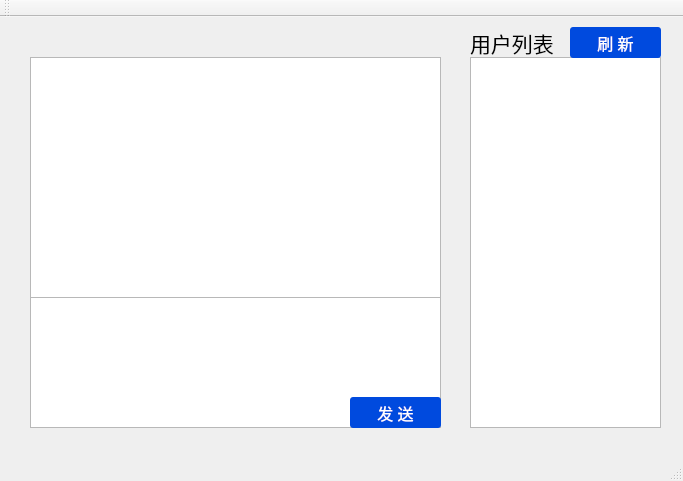
<?xml version="1.0" encoding="UTF-8"?>
<ui version="4.0">
 <class>MainWindow</class>
 <widget class="QMainWindow" name="MainWindow">
  <property name="geometry">
   <rect>
    <x>0</x>
    <y>0</y>
    <width>683</width>
    <height>481</height>
   </rect>
  </property>
  <property name="font">
   <font>
    <family>腾祥嘉丽纤圆繁</family>
    <pointsize>14</pointsize>
   </font>
  </property>
  <property name="windowTitle">
   <string>MainWindow</string>
  </property>
  <widget class="QWidget" name="centralWidget">
   <widget class="QLabel" name="label">
    <property name="geometry">
     <rect>
      <x>470</x>
      <y>10</y>
      <width>91</width>
      <height>31</height>
     </rect>
    </property>
    <property name="font">
     <font>
      <family>腾祥嘉丽纤圆繁</family>
      <pointsize>16</pointsize>
     </font>
    </property>
    <property name="autoFillBackground">
     <bool>false</bool>
    </property>
    <property name="styleSheet">
     <string notr="true">QLable { background-color: rgb(60, 60, 200); border-radius: 3px; color: rgb(255, 255, 255); } </string>
    </property>
    <property name="text">
     <string>用户列表</string>
    </property>
   </widget>
   <widget class="QListWidget" name="listWidget">
    <property name="geometry">
     <rect>
      <x>470</x>
      <y>40</y>
      <width>191</width>
      <height>371</height>
     </rect>
    </property>
   </widget>
   <widget class="QTextEdit" name="textEdit">
    <property name="geometry">
     <rect>
      <x>30</x>
      <y>280</y>
      <width>411</width>
      <height>131</height>
     </rect>
    </property>
   </widget>
   <widget class="QPushButton" name="pushButton">
    <property name="geometry">
     <rect>
      <x>350</x>
      <y>380</y>
      <width>91</width>
      <height>31</height>
     </rect>
    </property>
    <property name="font">
     <font>
      <family>腾祥嘉丽纤圆繁</family>
      <pointsize>12</pointsize>
     </font>
    </property>
    <property name="styleSheet">
     <string notr="true">QPushButton { background-color:rgb(0, 74, 222); border-radius: 3px; color: rgb(255, 255, 255); } QPushButton:hover { background-color:rgb(0, 84, 253); }</string>
    </property>
    <property name="text">
     <string>发 送</string>
    </property>
   </widget>
   <widget class="QTextBrowser" name="textBrowser">
    <property name="geometry">
     <rect>
      <x>30</x>
      <y>40</y>
      <width>411</width>
      <height>241</height>
     </rect>
    </property>
   </widget>
   <widget class="QPushButton" name="pushButton_2">
    <property name="geometry">
     <rect>
      <x>570</x>
      <y>10</y>
      <width>91</width>
      <height>31</height>
     </rect>
    </property>
    <property name="font">
     <font>
      <family>腾祥嘉丽纤圆繁</family>
      <pointsize>12</pointsize>
     </font>
    </property>
    <property name="styleSheet">
     <string notr="true">QPushButton { background-color:rgb(0, 74, 222); border-radius: 3px; color: rgb(255, 255, 255); } QPushButton:hover { background-color:rgb(0, 84, 253); }</string>
    </property>
    <property name="text">
     <string>刷 新</string>
    </property>
   </widget>
  </widget>
  <widget class="QMenuBar" name="menuBar">
   <property name="geometry">
    <rect>
     <x>0</x>
     <y>0</y>
     <width>683</width>
     <height>23</height>
    </rect>
   </property>
  </widget>
  <widget class="QToolBar" name="mainToolBar">
   <attribute name="toolBarArea">
    <enum>TopToolBarArea</enum>
   </attribute>
   <attribute name="toolBarBreak">
    <bool>false</bool>
   </attribute>
  </widget>
  <widget class="QStatusBar" name="statusBar"/>
 </widget>
 <layoutdefault spacing="6" margin="11"/>
 <resources/>
 <connections/>
</ui>
